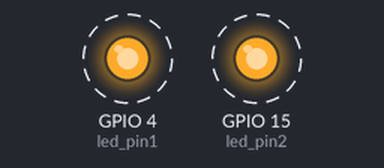
The sketch below on a simulated ESP32. Shown: output pins drawn as LEDs (lit = HIGH). Dashed ring = blinking.

Above: at 0.15 s.
Timing chart, 0 to 3.0 s (numbered marks = the images above):
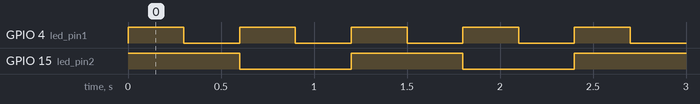

Measured:
- by itself, GPIO 4 (led_pin1): alternates HIGH for 0.30 s and LOW for 0.30 s
- by itself, GPIO 15 (led_pin2): alternates HIGH for 0.60 s and LOW for 0.60 s
- by itself, everything shown: repeats every 1.2 s, in 4 steps

The sketch:

toggle_LED.ino
```cpp
// * Dos tareas se encargan de controlar el toggle de un GPIO
// * El toggle de una tarea deberá ser del doble de la frecuencia de la otra tarea.

//Configuramos los nucleos que se van a utilizar
#if CONFIG_FREERTOS_UNICORE
static const BaseType_t app_cpu = 0;
#else
static const BaseType_t app_cpu =1;
#endif

//Utilizaremos los GPIO 14 y 15 para e led Amarillo y rojo respectivamente
 int led_pin1 =4; //Led Amarillo
static const int led_pin2 = 15; //Led Rojo

//necesitamos un toggle que sea el doble del otro
static const int rate_1 = 600; //ms
static const int rate_2 = 300; //ms


//Tarea para led Rojo con toggle de 600ms
void toggleLED_1(void *parameter) {
  while(1) {
    digitalWrite(led_pin2, HIGH);
    vTaskDelay(rate_1 / portTICK_PERIOD_MS);
    digitalWrite(led_pin2, LOW);
    vTaskDelay(rate_1 / portTICK_PERIOD_MS);
  }
}

//Tarea para led Amarillo con toggle de 300ms
void toggleLED_2(void *parameter) {
  while(1) {
    digitalWrite(led_pin1, HIGH);
    vTaskDelay(rate_2 / portTICK_PERIOD_MS);
    digitalWrite(led_pin1, LOW);
    vTaskDelay(rate_2 / portTICK_PERIOD_MS);
  }
}


void setup() {
  pinMode(led_pin1, OUTPUT);
  pinMode(led_pin2, OUTPUT);

//llamamos la tarea del Rojo
  xTaskCreatePinnedToCore(
              toggleLED_1,
              "Toggle 1",
              1024,
              NULL,
              1,
              NULL,
              app_cpu);

//llamamos la tarea del Amarillo
  xTaskCreatePinnedToCore(
              toggleLED_2,
              "Toggle 2",
              1024,
              NULL,
              2,
              NULL,
              app_cpu);
}

void loop() {
}
// * Cuando ambas tareas se ejcutan con la misma prioridad vemos como repentinamente una
//   accion se empala con la otra
//
// * Cuando damos prioridad al led rojo, este no se empalma ni interrumpe, pero el amarillo sí
//
// * Caso contrario cuando priorisamos el led amarillo, el rojo es el que se interrumpe de
//   vez en cuando
```
